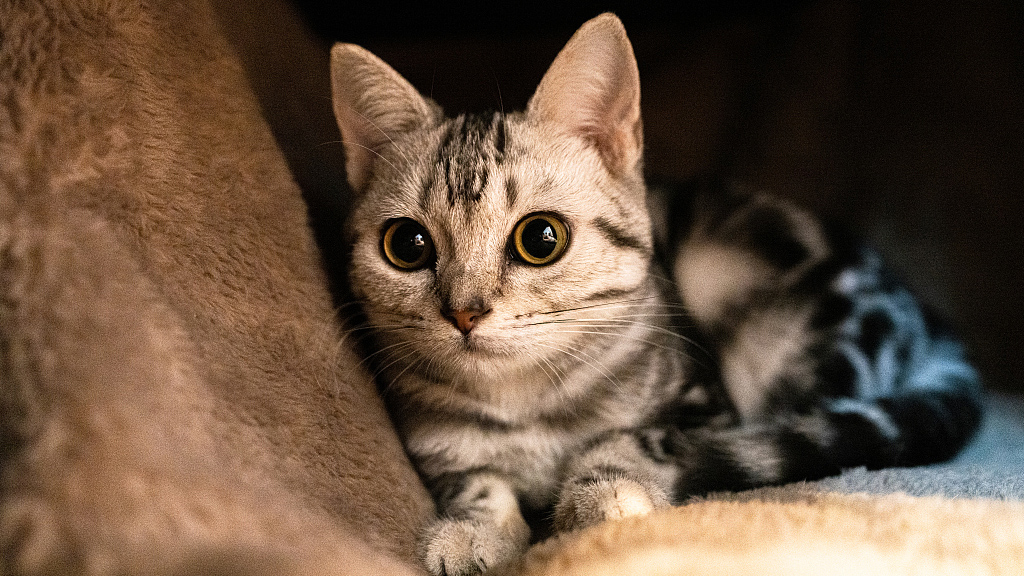
#> input picture 01-Template-Matching/random_cat.jpg, 1024 x 576 px, found by its file name
$ python edge_detection.py
#> lines starting #> are read from the running program, lines starting #| are printed output that depends on the picture; after the words box and inside, x2 and y2 are one past the last pixel; in counts of white or black regions, pixels touching at a corner belong together
import cv2
import numpy as np
import matplotlib.pyplot as plt

img = cv2.imread('01-Template-Matching/random_cat.jpg')
#> img is the input picture: shape (576, 1024, 3); mean B, G, R 64.9, 82.8, 104.4

# Canny Edge Detection

# Calculate the median pixel value
med_val = np.median(img)
#> med_val = 75

# Lower bound is either 0 or 70% of the median value, whicever is higher
lower = int(max(0, 0.7* med_val))
#> lower = 52

# Upper bound is either 255 or 30% above the median value, whichever is lower
upper = int(min(255,1.3 * med_val))
#> upper = 97

blurred_img = cv2.blur(img,ksize=(5,5))

edges = cv2.Canny(image=blurred_img, threshold1=lower , threshold2=upper+80)
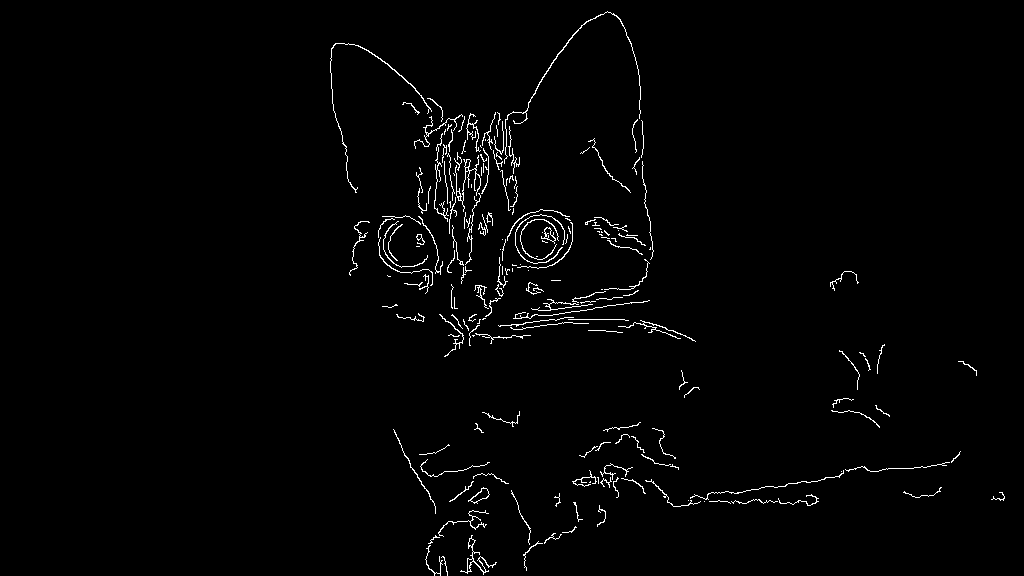
#> edges: shape (576, 1024); 1.5% white in thin lines or dots, all inside (x1, y1, x2, y2) = (330, 11, 1005, 576)

plt.imshow(edges)
plt.show()
